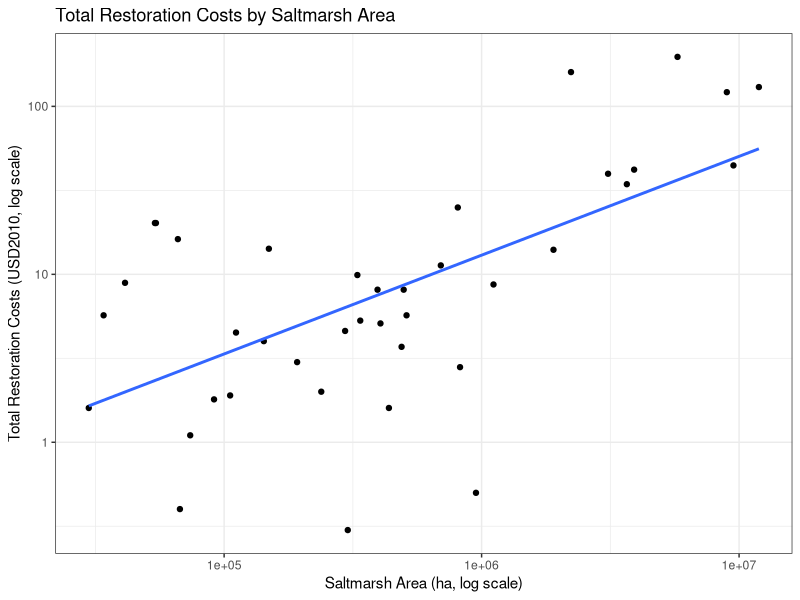

The R script that drew this image:
## ---- chunk 1
#load libraries
library(tidyverse)
library(here)
library(knitr)
library(kableExtra)

#import data
cost_df <- read.csv(here("portfolio","benefits_transfer", "cost_df.csv"))

#inspect the dataset
#unique(cost_df$wetland_type)

#filter dataset for wetlands type
wetland_df <- cost_df %>% 
  filter(wetland_type == "saltmarsh") %>% 
  drop_na()

#create a new variable with restoration costs per hectare
wetland_df <- wetland_df %>%
  mutate(cost_per_ha = total_cost_2010 / area_ha)

#show me the study with the closest area to 60 hectares
# wetland_df %>% 
#   filter(area_ha > 40 & area_ha < 100) %>% 
#   select(observation, area_ha, total_cost_2010, cost_per_ha)
## ---- chunk 2

#filter wetland df to only include USA
wetland_usa <- wetland_df %>% 
  filter(country=="USA")

# Scatter plot with log-transformed axes
ggplot(wetland_usa, aes(x = total_cost_2010, y =area_ha)) +
  geom_point() +
  geom_smooth(method = "lm", se = FALSE) +
  scale_x_log10() +  # Log transform x-axis
  scale_y_log10() +  # Log transform y-axis
  labs(title = "Total Restoration Costs by Saltmarsh Area",
       x = "Saltmarsh Area (ha, log scale)",
       y = "Total Restoration Costs (USD2010, log scale)") +
  theme_bw()
## ---- chunk 3
# run regression
lm_cost <- lm(total_cost_2010 ~ area_ha, data = wetland_usa)

# display results
summary(lm_cost)
## ---- chunk 4
# recalculate total cost with 60 ha of wetland
hb_cost <- predict(lm_cost, data.frame(area_ha = 60))
# hb_cost
## ---- chunk 5

#ln(damages/GDP) = -7.992 - 0.236ln(wetlands) + 3.298ln(wind speed) - 
#0.55ln(speed) + 0.137(volume) - 0.058(time)

#calculate change in wetland 
current_wetland_area <- 72
additional_wetland_area <- 60
total_wetland_area <- current_wetland_area + additional_wetland_area 
# 72 + 60 = 132


ln_wetland <- log(total_wetland_area/current_wetland_area)
# ln_wetland
#log(132/72) = 0.6061358034

#reduction in damages
ln_damages <- -0.236 * ln_wetland
# - 0.236 * 0.6061358034 = -0.1430480496
# ln_damages

#calculate damage
damages <- 18000000  
damage_new <- damages * exp(ln_damages)
#18,000,000 * exp(-0.1430480496)
# damage_new

avoided_damage = damages - damage_new
#18000000 - 15600824 = 2399176
avoided_damage #million
